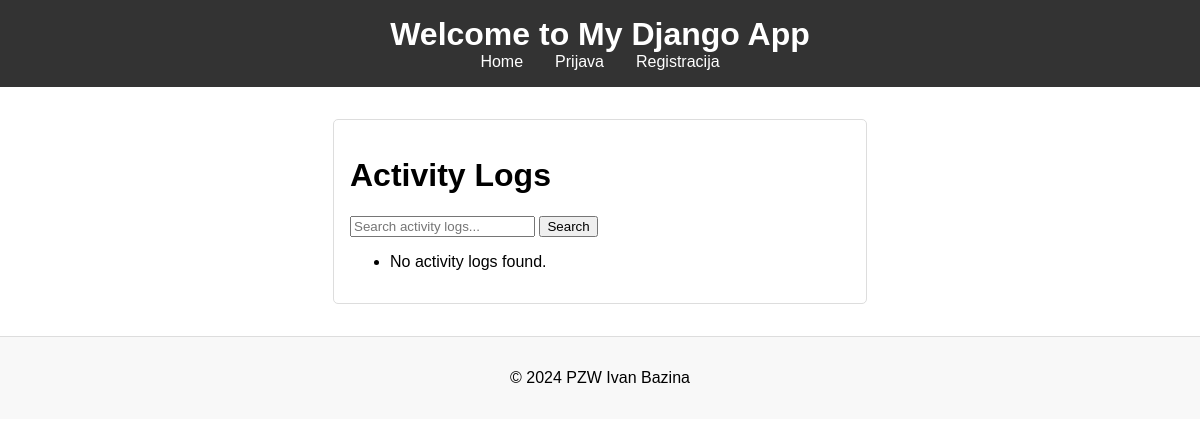
The app's page /activity-logs/, older data.
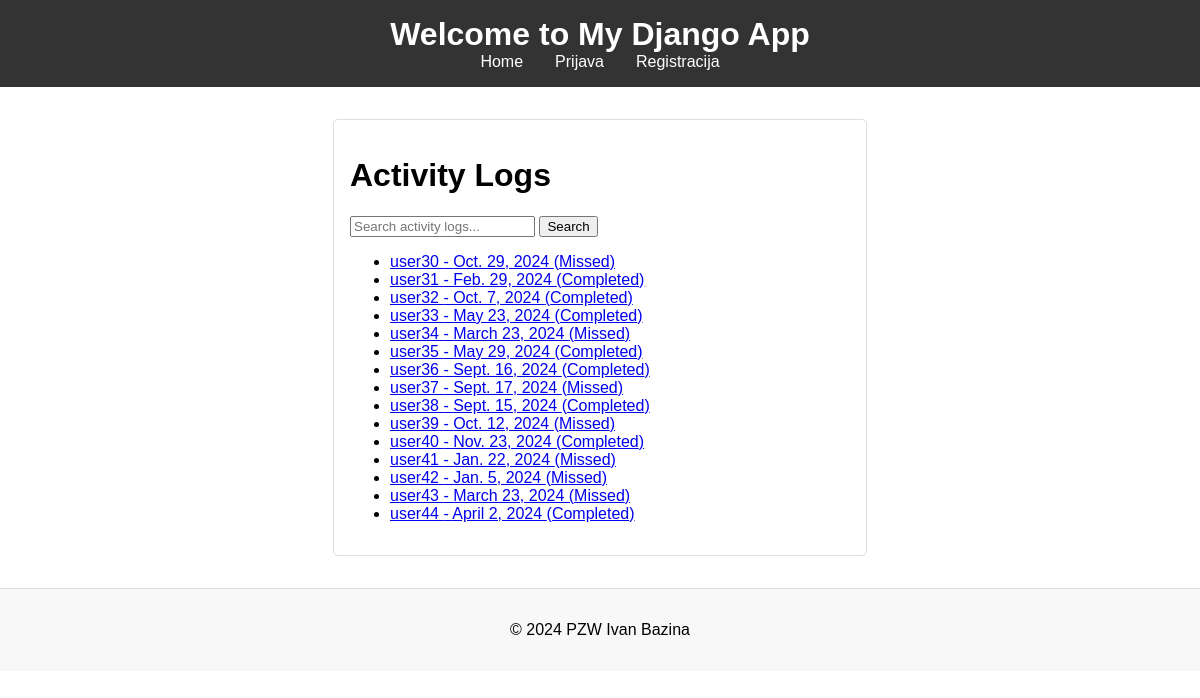
The same page, newer data.
### main/models.py (models this page shows, shortened)
class ActivityLog(models.Model):
    user_habit = models.ForeignKey(UserHabit, on_delete=models.CASCADE)
    date = models.DateField()
    completed = models.BooleanField(default=True)

class UserHabit(models.Model):
    FREQUENCY_CHOICES = [
        ('daily', 'Daily'),
        ('weekly', 'Weekly'),
        ('monthly', 'Monthly'),
    ]
    user = models.ForeignKey(User, on_delete=models.CASCADE)
    habit = models.ForeignKey(Habit, on_delete=models.CASCADE)
    frequency = models.CharField(max_length=10, choices=FREQUENCY_CHOICES)
    start_date = models.DateField()
    end_date = models.DateField(null=True, blank=True)  # Optional end date

### main/views.py (the view)
# urls.py: path('activity-logs/', ActivityLogListView.as_view(), name='activitylog-list'),
class ActivityLogListView(BaseSearchListView):
    model = ActivityLog
    template_name = 'activity_logs/activity_log_list.html'
    context_object_name = 'activity_logs'
    search_fields = ['user_habit__user__username', 'date']

### main/views.py (called while the page is built)
    def get_queryset(self):
        query = self.request.GET.get('q')
        queryset = super().get_queryset()
        if query and self.search_fields:
            q_objects = Q()
            for field in self.search_fields:
                q_objects |= Q(**{f"{field}__icontains": query})
            return queryset.filter(q_objects)
        return queryset

### main/templates/activity_logs/activity_log_list.html
{% extends "base_generic.html" %}
{% block content %}
<h1>Activity Logs</h1>
<form method="get">
    <input type="text" name="q" placeholder="Search activity logs..." value="{{ request.GET.q }}">
    <button type="submit">Search</button>
</form>
<ul>
{% for activity_log in activity_logs %}
    <li>
        <a href="{% url 'activitylog-detail' activity_log.pk %}">
            {{ activity_log.user_habit.user.username }} - {{ activity_log.date }} ({{ activity_log.completed|yesno:"Completed,Missed" }})
        </a>
    </li>
{% empty %}
    <li>No activity logs found.</li>
{% endfor %}
</ul>
{% endblock %}

Row changes from the older to the newer data that the page shows:
added ActivityLog: user_habit.user.username "user30", date "Oct. 29, 2024", completed "Missed"
added ActivityLog: user_habit.user.username "user31", date "Feb. 29, 2024", completed "Completed"
added ActivityLog: user_habit.user.username "user32", date "Oct. 7, 2024", completed "Completed"
added ActivityLog: user_habit.user.username "user33", date "May 23, 2024", completed "Completed"
added ActivityLog: user_habit.user.username "user34", date "March 23, 2024", completed "Missed"
added ActivityLog: user_habit.user.username "user35", date "May 29, 2024", completed "Completed"
added ActivityLog: user_habit.user.username "user36", date "Sept. 16, 2024", completed "Completed"
added ActivityLog: user_habit.user.username "user37", date "Sept. 17, 2024", completed "Missed"
added ActivityLog: user_habit.user.username "user38", date "Sept. 15, 2024", completed "Completed"
added ActivityLog: user_habit.user.username "user39", date "Oct. 12, 2024", completed "Missed"
added ActivityLog: user_habit.user.username "user40", date "Nov. 23, 2024", completed "Completed"
added ActivityLog: user_habit.user.username "user41", date "Jan. 22, 2024", completed "Missed"
added ActivityLog: user_habit.user.username "user42", date "Jan. 5, 2024", completed "Missed"
added ActivityLog: user_habit.user.username "user43", date "March 23, 2024", completed "Missed"
added ActivityLog: user_habit.user.username "user44", date "April 2, 2024", completed "Completed"
Text that changed along with them:
text no longer shown: "No activity logs found."
